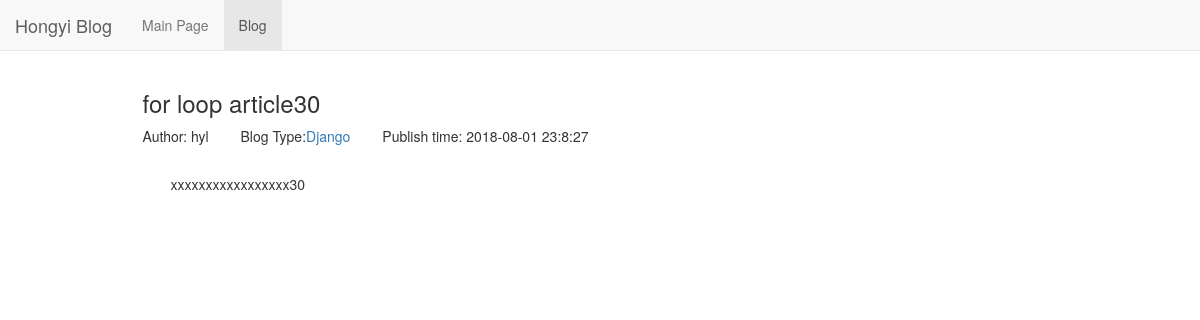
Page /blog/36 on the committed database.
### blog/models.py (models this page shows, shortened)
class Blog(models.Model):
    title = models.CharField(max_length=50)
    blog_type = models.ForeignKey(BlogType, on_delete=models.DO_NOTHING)
    content = models.TextField()
    author = models.ForeignKey(User, on_delete=models.DO_NOTHING)
    created_time = models.DateTimeField(auto_now_add=True)
    last_update_time = models.DateTimeField(auto_now=True)
    class Meta:
        ordering = ['-created_time']

class BlogType(models.Model):
    type_name = models.CharField(max_length=15)
    def __str__(self):
        return self.type_name

### blog/views.py (the view)
# urls.py: path('<int:blog_pk>', views.blog_detail, name='blog_detail'),
def blog_detail(request, blog_pk):
    context = {}
    context['blog'] = get_object_or_404(Blog, pk=blog_pk)
    return render_to_response('blog/blog_detail.html', context=context)

### blog/templates/blog/blog_detail.html (shortened to what this page needs)
{% extends 'base.html' %}
{% block nav_blog_active %}active{% endblock %}
{% load staticfiles %}
{% block header_extends %}
    <link rel="stylesheet" href="{% static 'blog/blog.css' %}">
{% endblock %}
{% block content %}
    <div class="container">
        <div class="row">
            <div class="col-xs-10 col-xs-offset-1">
                    <h3>{{ blog.title }}</h3>
                    <ul class="blog-info-description">
                        <li>Author: {{ blog.author }}</li>
                        <li>Blog Type:<a href="{% url 'blogs_with_type' blog.blog_type.pk %}">{{ blog.blog_type }}</a></li>
                        <li>Publish time: {{ blog.created_time|date:"Y-m-d H:n:s" }}</li>
                    </ul>
                    <div class="blog-content">{{ blog.content }}</div>
            </div>
        </div>
    </div>
{% endblock %}

### static/base.css (style rules this page uses)
* { margin: 0; padding: 0; }
body { margin-top: 70px!important; margin-left: 30px!important; }

### blog/static/blog/blog.css (style rules this page uses)
ul.blog-info-description { list-style-type:none; margin-bottom: 2em; }
ul.blog-info-description li { display: inline-block; margin-right: 2em; }
div.blog-content { text-indent: 2em; }

### rows in the picture
Blog: title "for loop article30", author "hyl", blog_type "Django", created_time "2018-08-01 23:8:27", content "xxxxxxxxxxxxxxxxx30"
